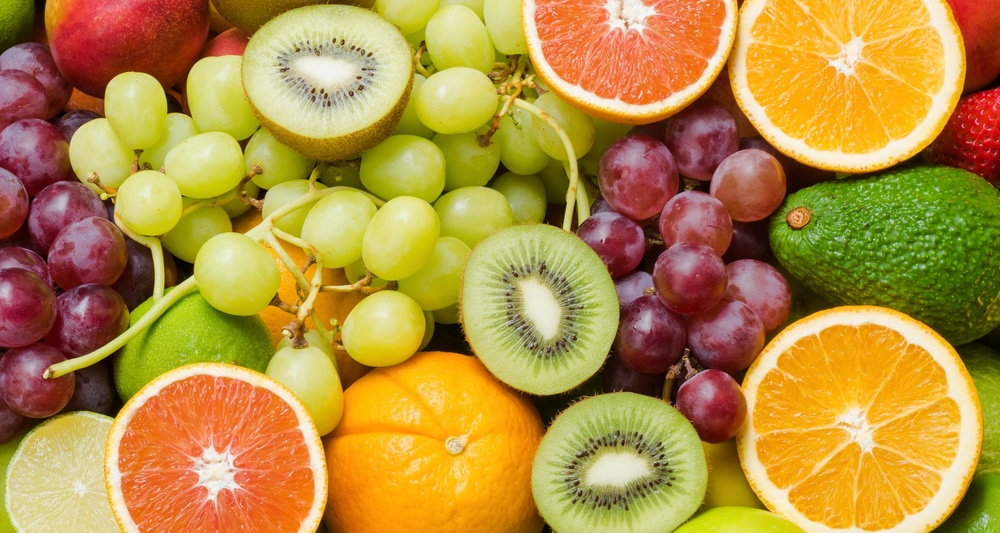
#> input picture fruits.jpg, 1000 x 533 px, shrunk from 2300 x 1225 before the run
$ python morphGradientFilter.py
#> lines starting #> are read from the running program, lines starting #| are printed output that depends on the picture
import	cv2
import	numpy	as	np
imagemOriginal	=	cv2.imread("fruits.jpg",	0)
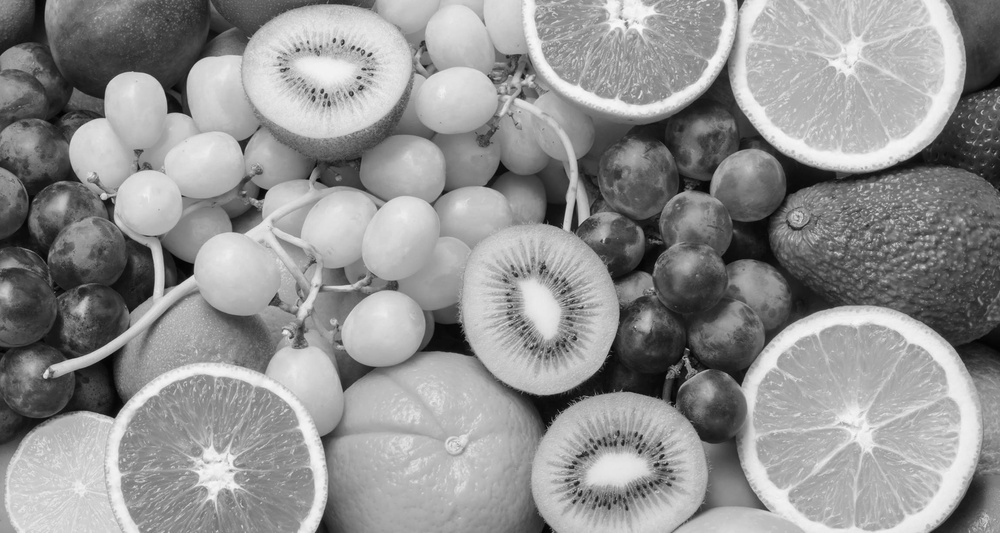
#> imagemOriginal: shape (533, 1000); min 0, max 251, mean 145.2
elementoEstruturante	=	cv2.getStructuringElement(
		cv2.MORPH_ELLIPSE,	(3,3)
)
imagemProcessada	=	cv2.morphologyEx(
		imagemOriginal,	cv2.MORPH_GRADIENT,	elementoEstruturante
)
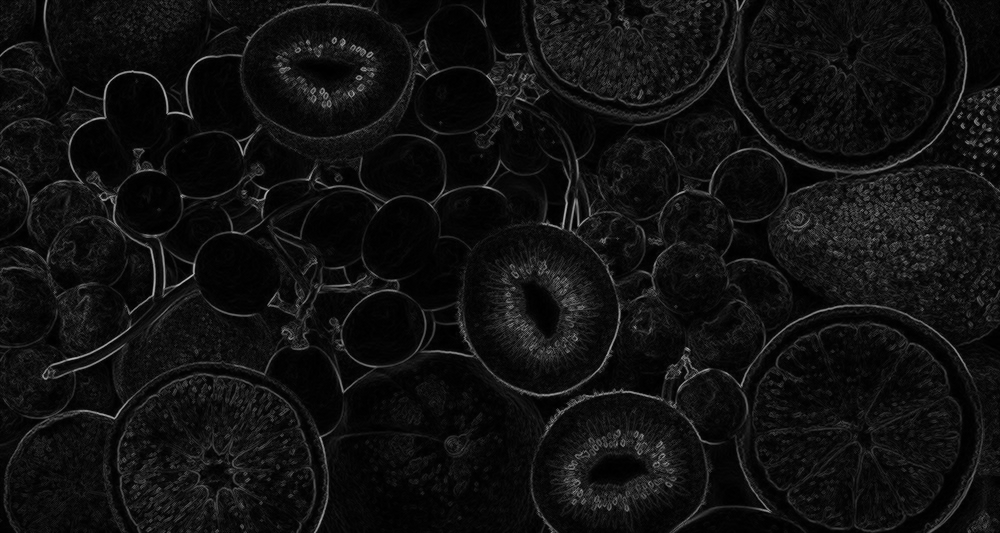
#> imagemProcessada: shape (533, 1000); min 0, max 189, mean 16.3
cv2.imshow("Original",	imagemOriginal)
cv2.imshow("Resultado",	imagemProcessada)
cv2.waitKey(0)
cv2.destroyAllWindows()
